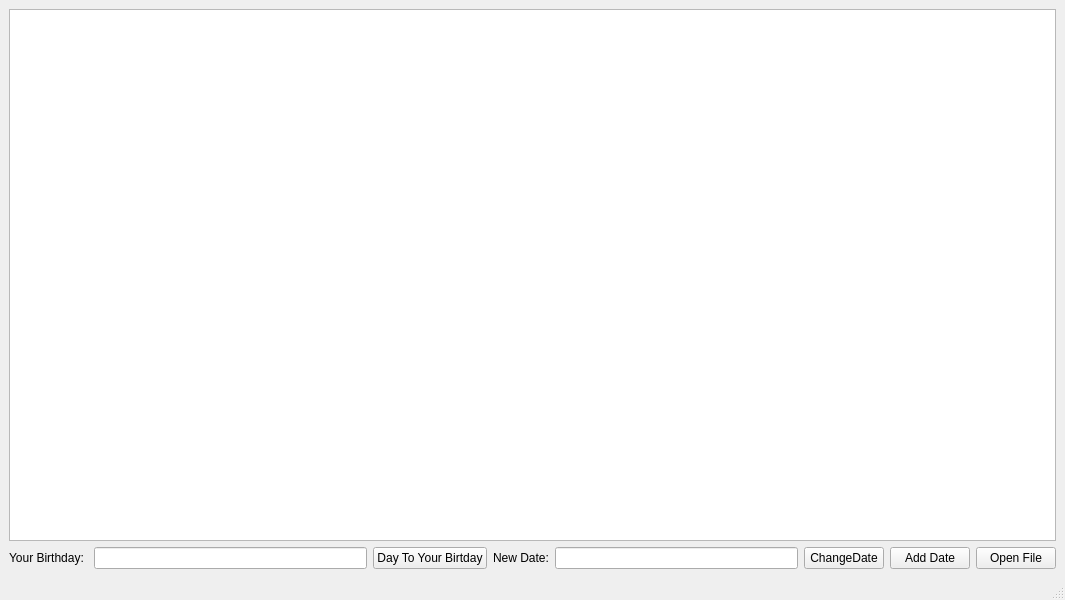
<?xml version="1.0" encoding="UTF-8"?>
<ui version="4.0">
 <class>MainWindow</class>
 <widget class="QMainWindow" name="MainWindow">
  <property name="geometry">
   <rect>
    <x>0</x>
    <y>0</y>
    <width>1065</width>
    <height>600</height>
   </rect>
  </property>
  <property name="windowTitle">
   <string>MainWindow</string>
  </property>
  <widget class="QWidget" name="centralwidget">
   <layout class="QGridLayout" name="gridLayout">
    <item row="0" column="0">
     <widget class="QTableWidget" name="table"/>
    </item>
    <item row="1" column="0">
     <layout class="QHBoxLayout" name="horizontalLayout">
      <item>
       <layout class="QHBoxLayout" name="horizontalLayout_3">
        <item>
         <widget class="QLabel" name="label">
          <property name="text">
           <string>Your Birthday: </string>
          </property>
         </widget>
        </item>
        <item>
         <widget class="QLineEdit" name="lineBirthday"/>
        </item>
        <item>
         <widget class="QPushButton" name="buttonBirthday">
          <property name="text">
           <string>Day To Your Birtday</string>
          </property>
         </widget>
        </item>
       </layout>
      </item>
      <item>
       <layout class="QHBoxLayout" name="horizontalLayout_2">
        <item>
         <widget class="QLabel" name="label_2">
          <property name="sizePolicy">
           <sizepolicy hsizetype="Preferred" vsizetype="Preferred">
            <horstretch>0</horstretch>
            <verstretch>0</verstretch>
           </sizepolicy>
          </property>
          <property name="text">
           <string>New Date:</string>
          </property>
         </widget>
        </item>
        <item>
         <widget class="QLineEdit" name="lineNewDate"/>
        </item>
        <item>
         <widget class="QPushButton" name="buttonChangeDate">
          <property name="text">
           <string>ChangeDate</string>
          </property>
         </widget>
        </item>
        <item>
         <widget class="QPushButton" name="buttonAddDate">
          <property name="text">
           <string>Add Date</string>
          </property>
         </widget>
        </item>
       </layout>
      </item>
      <item>
       <widget class="QPushButton" name="buttonOpenFile">
        <property name="text">
         <string>Open File</string>
        </property>
       </widget>
      </item>
     </layout>
    </item>
   </layout>
  </widget>
  <widget class="QMenuBar" name="menubar">
   <property name="geometry">
    <rect>
     <x>0</x>
     <y>0</y>
     <width>1065</width>
     <height>23</height>
    </rect>
   </property>
  </widget>
  <widget class="QStatusBar" name="statusbar"/>
 </widget>
 <resources/>
 <connections/>
</ui>
